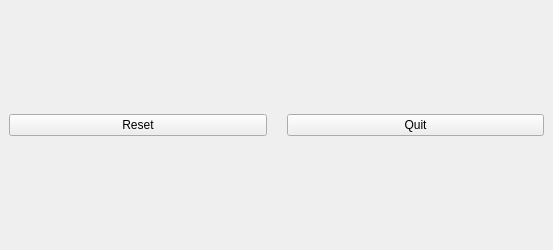
<?xml version="1.0" encoding="UTF-8"?>
<ui version="4.0">
 <class>MainWindow</class>
 <widget class="QMainWindow" name="MainWindow">
  <property name="geometry">
   <rect>
    <x>0</x>
    <y>0</y>
    <width>553</width>
    <height>250</height>
   </rect>
  </property>
  <property name="windowTitle">
   <string>MainWindow</string>
  </property>
  <widget class="QWidget" name="centralwidget">
   <layout class="QVBoxLayout" name="verticalLayout_2">
    <item>
     <layout class="QGridLayout" name="gridLayout"/>
    </item>
    <item>
     <layout class="QHBoxLayout" name="horizontalLayout">
      <property name="spacing">
       <number>20</number>
      </property>
      <property name="sizeConstraint">
       <enum>QLayout::SetDefaultConstraint</enum>
      </property>
      <item>
       <widget class="QPushButton" name="resetButton">
        <property name="text">
         <string>Reset</string>
        </property>
       </widget>
      </item>
      <item>
       <widget class="QPushButton" name="quitButton">
        <property name="text">
         <string>Quit</string>
        </property>
       </widget>
      </item>
     </layout>
    </item>
   </layout>
  </widget>
  <action name="actionQuit">
   <property name="text">
    <string>Quit</string>
   </property>
  </action>
 </widget>
 <resources/>
 <connections/>
</ui>
